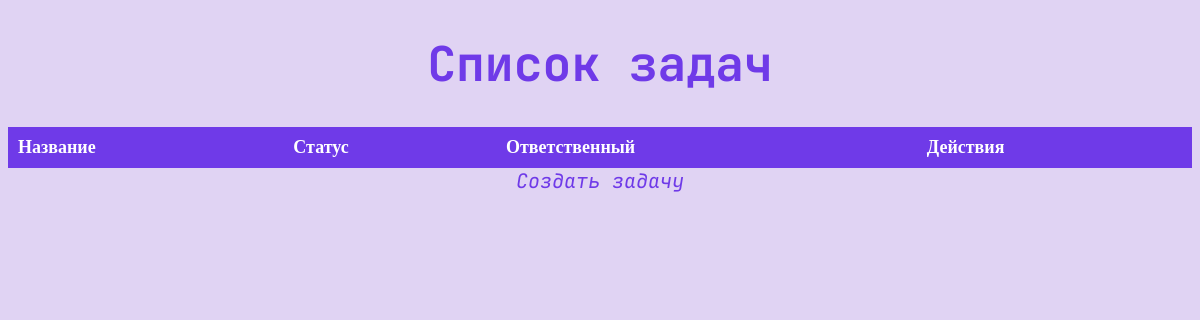
/tasks/, run on an earlier commit of the app's database.
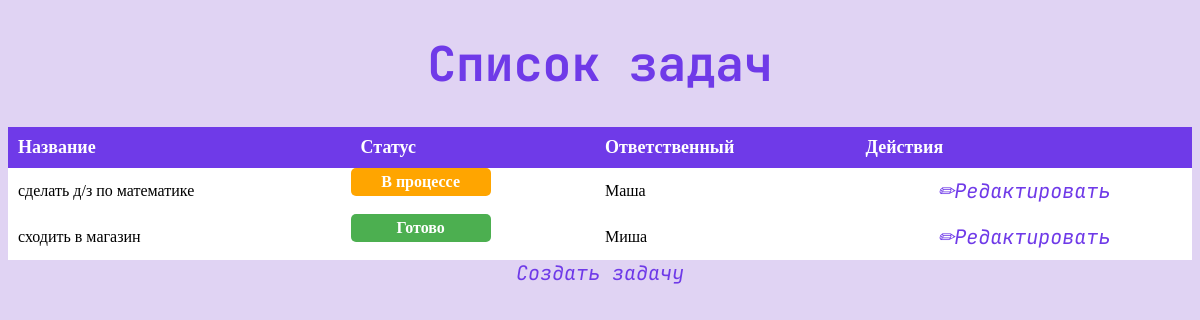
And on a later commit of the database.
### tasks/models.py (models this page shows, shortened)
class Task(models.Model):
    title = models.CharField(max_length=200)
    description = models.TextField(blank=True)
    created_at = models.DateTimeField(auto_now_add=True)
    due_date = models.DateTimeField(null=True, blank=True)
    status = models.ForeignKey(Status, on_delete=models.SET_NULL, null=True, blank=True)
    assigned_to = models.ForeignKey(Profile, on_delete=models.CASCADE, related_name="tasks")

class Status(models.Model):
    name = models.CharField(max_length=50, unique=True)

### users/models.py (models this page shows)
class Profile(models.Model):
    username = models.CharField(max_length=150, unique=True)
    email = models.EmailField(unique=True)
    created_at = models.DateTimeField(auto_now_add=True)
    def __str__(self):
        return self.username

### tasks/views.py (the view)
# urls.py: path('', views.task_list, name='task_list'),
def task_list(request):
    tasks = Task.objects.all()
    return render(request, 'tasks/task_list.html', {'tasks': tasks})

### tasks/templates/tasks/task_list.html (shortened to what this page needs)
{% load static %}
<!DOCTYPE html>
<html>
    <head>
        <link rel="stylesheet" href="{% static 'tasks/styles.css' %}">
    </head>
    <body>
        <h1>Список задач</h1>
        <table>
            <thead>
                <tr>
                    <th>Название</th>
                    <th>Статус</th>
                    <th>Ответственный</th>
                    <th>Действия</th>
                </tr>
            </thead>
            <tbody>
                {% for task in tasks %}
                    <tr>
                        <td>{{ task.title }}</td>
                        <td class="status {% if task.status.name == 'Готово' %}status-done{% else %}status-in-progress{% endif %}">
                            {{ task.status.name }}
                        </td>
                        <td>{{ task.assigned_to|default:"Не назначен" }}</td>
                        <td>
                            {% if task.id %}
                                <a href="{% url 'task_edit' pk=task.id %}">✏Редактировать</a>
                            {% endif %}
                        </td>
                    </tr>
                {% endfor %}
            </tbody>
        </table>
        <a href="{% url 'task_create' %}">Создать задачу</a>
    </body>
</html>

### tasks/static/tasks/styles.css (style rules this page uses)
body { background-color: #E0D3F3; }
h1 { text-align: center; color: #6F3AE8; font-family: 'JB', sans-serif; font-weight: bold; font-size: 48px }
a:link { display: block; text-decoration: none; text-align: center; color: #6F3AE8; font-family: 'JB', sans-serif; font-style: italic; font-size: 20px }
table { width: 100%; border-collapse: collapse; margin-top: 20px; background-color: #fff; }
th { background-color: #6F3AE8; color: white; font-size: 18px; padding: 10px; text-align: left; }
td { padding: 10px; font-size: 16px; }
.status { font-weight: bold; padding: 5px 10px; border-radius: 5px; text-align: center; width: 120px; display: inline-block; }
.status-done { background-color: #4CAF50; color: white; }
.status-in-progress { background-color: #FFA500; color: white; }

What changed in the data, as far as the page shows it:
added Task: title "сделать д/з по математике", status.name "В процессе", assigned_to "Маша", shows "✏Редактировать"
added Task: title "сходить в магазин", status.name "Готово", assigned_to "Миша", shows "✏Редактировать"
